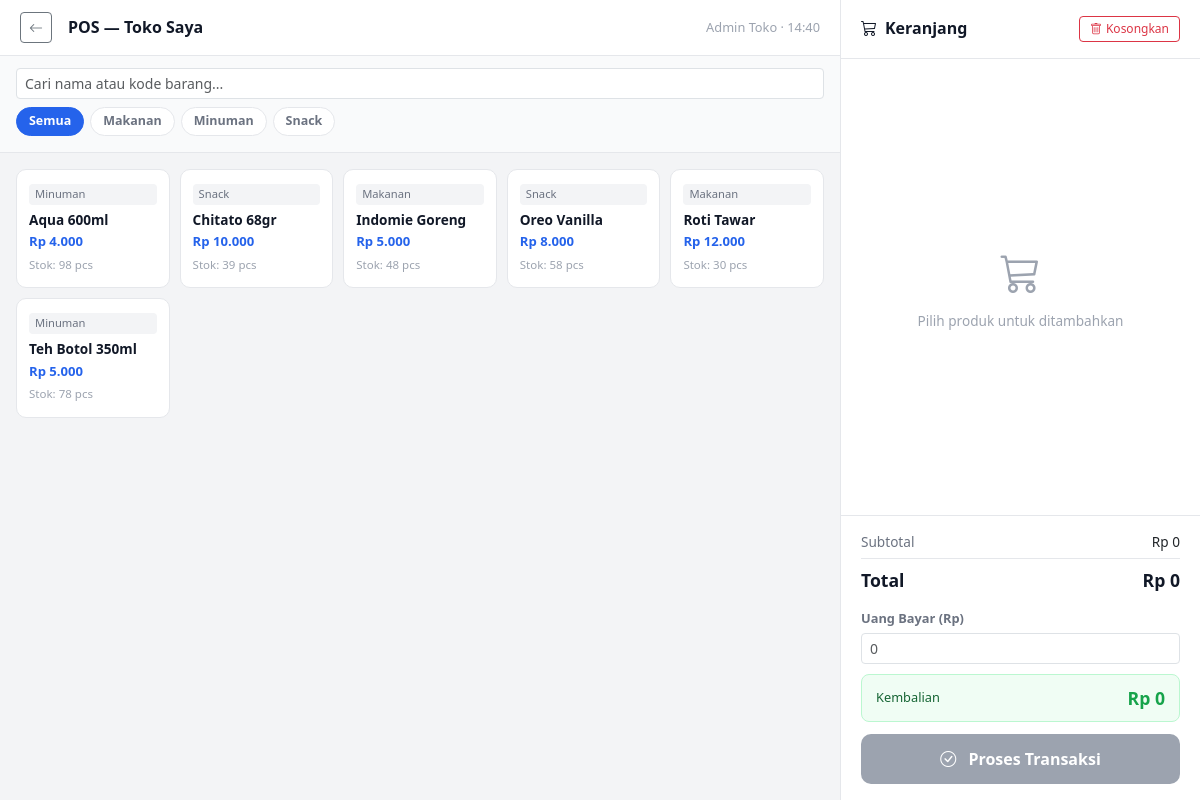
/kasir/pos/index.php (signed in), run on the app's committed database.
### tables this page shows
CREATE TABLE `profil_usaha` (
  `id` int(10) UNSIGNED NOT NULL,
  `user_id` int(10) UNSIGNED NOT NULL,
  `nama_toko` varchar(150) NOT NULL,
  `bidang_usaha` varchar(100) NOT NULL,
  `lama_beroperasi` int(11) NOT NULL DEFAULT 0 COMMENT 'dalam tahun',
  `provinsi` varchar(100) NOT NULL,
  `kota` varchar(100) NOT NULL,
  `kecamatan` varchar(100) NOT NULL,
  `created_at` timestamp NOT NULL DEFAULT current_timestamp()
);

CREATE TABLE `kategori_barang` (
  `id` int(10) UNSIGNED NOT NULL,
  `user_id` int(10) UNSIGNED NOT NULL COMMENT 'superadmin yang buat',
  `nama` varchar(100) NOT NULL,
  `created_at` timestamp NOT NULL DEFAULT current_timestamp()
);

CREATE TABLE `barang` (
  `id` int(10) UNSIGNED NOT NULL,
  `user_id` int(10) UNSIGNED NOT NULL COMMENT 'superadmin yang input',
  `kategori_id` int(10) UNSIGNED DEFAULT NULL,
  `supplier_id` int(10) UNSIGNED DEFAULT NULL,
  `kode_barang` varchar(50) NOT NULL,
  `nama_barang` varchar(200) NOT NULL,
  `satuan` varchar(30) NOT NULL DEFAULT 'pcs' COMMENT 'pcs, kg, liter, dll',
  `harga_beli` decimal(15,2) NOT NULL DEFAULT 0.00,
  `harga_jual` decimal(15,2) NOT NULL DEFAULT 0.00,
  `stok` int(11) NOT NULL DEFAULT 0 COMMENT 'sisa stok realtime',
  `stok_minimal` int(11) NOT NULL DEFAULT 5 COMMENT 'batas alert stok menipis',
  `tanggal_masuk` date DEFAULT NULL COMMENT 'tanggal pertama kali produk masuk',
  `created_at` timestamp NOT NULL DEFAULT current_timestamp()
);

### includes/auth_check.php (called while the page is built, shortened)
<?php
function userLogin() {
    return [
        'id'    => $_SESSION['user_id']   ?? null,
        'nama'  => $_SESSION['nama']      ?? '',
        'email' => $_SESSION['email']     ?? '',
        'role'  => $_SESSION['role']      ?? '',
        'foto'  => $_SESSION['foto']      ?? null,
    ];
}
?>

### includes/functions.php (called while the page is built, shortened)
<?php
function formatRupiah($angka) {
    return 'Rp ' . number_format($angka, 0, ',', '.');
}
?>

### kasir/pos/index.php (the view, shortened to what this page needs)
<?php
require_once '../../includes/db.php';
require_once '../../includes/functions.php';
require_once '../../includes/auth_check.php';
$user = userLogin();
$barang_list = $pdo->query(
    "SELECT b.*, k.nama as kategori
     FROM barang b
     LEFT JOIN kategori_barang k ON b.kategori_id = k.id
     WHERE b.stok > 0
     ORDER BY b.nama_barang ASC"
)->fetchAll();
$kategoris = $pdo->query(
    "SELECT * FROM kategori_barang ORDER BY nama"
)->fetchAll();
$profil = $pdo->query("SELECT * FROM profil_usaha LIMIT 1")->fetch();
?>
<!DOCTYPE html>
<html lang="id">
<head>
    <link rel="stylesheet" href="https://cdn.jsdelivr.net/npm/bootstrap@5.3.0/dist/css/bootstrap.min.css">
    <link rel="stylesheet" href="https://cdn.jsdelivr.net/npm/bootstrap-icons@1.11.0/font/bootstrap-icons.css">
    <link rel="stylesheet" href="../../assets/css/kasir/pos/style.css">
</head>
<body>
<div class="pos-wrap">
    <div class="pos-left">
        <div class="pos-topbar">
            <div class="d-flex align-items-center gap-3">
                <a href="../dashboard.php" class="btn btn-sm btn-outline-secondary">
                    <i class="bi bi-arrow-left"></i>
                </a>
                <h6>POS — <?= htmlspecialchars($profil['nama_toko'] ?? 'Kasir') ?></h6>
            </div>
            <div style="font-size:.8rem;color:#9ca3af">
                <?= htmlspecialchars($user['nama']) ?> &middot;
                <?= date('H:i') ?>
            </div>
        </div>
        <div class="pos-filter">
            <input type="text" id="searchProduk"
                   class="form-control form-control-sm"
                   placeholder="Cari nama atau kode barang..."
                   oninput="filterProduk()">
            <div class="kat-tabs">
                <div class="kat-tab active" onclick="filterKat('', this)">
                    Semua
                </div>
                <?php foreach ($kategoris as $k): ?>
                <div class="kat-tab" onclick="filterKat('<?= $k['id'] ?>', this)">
                    <?= htmlspecialchars($k['nama']) ?>
                </div>
                <?php endforeach; ?>
            </div>
        </div>
        <div class="produk-scroll">
            <div class="produk-grid" id="produkGrid">
                <?php foreach ($barang_list as $b): ?>
                <div class="produk-card <?= $b['stok'] == 0 ? 'habis' : '' ?>"
                     data-id="<?= $b['id'] ?>"
                     data-nama="<?= htmlspecialchars($b['nama_barang']) ?>"
                     data-harga="<?= $b['harga_jual'] ?>"
                     data-harga-beli="<?= $b['harga_beli'] ?>"
                     data-stok="<?= $b['stok'] ?>"
                     data-satuan="<?= htmlspecialchars($b['satuan']) ?>"
                     data-kat="<?= $b['kategori_id'] ?>"
                     onclick="tambahKeKeranjang(this)">
                    <?php if ($b['kategori']): ?>
                    <span class="produk-kat"><?= htmlspecialchars($b['kategori']) ?></span>
                    <?php endif; ?>
                    <div class="produk-nama"><?= htmlspecialchars($b['nama_barang']) ?></div>
                    <div class="produk-harga"><?= formatRupiah($b['harga_jual']) ?></div>
                    <div class="produk-stok">
                        Stok: <?= number_format($b['stok']) ?> <?= htmlspecialchars($b['satuan']) ?>
                    </div>
                </div>
                <?php endforeach; ?>
            </div>
        </div>
    </div>
    <div class="pos-right">
        <div class="keranjang-head">
            <h6><i class="bi bi-cart3 me-2"></i>Keranjang</h6>
            <button onclick="kosongkanKeranjang()"
                    class="btn btn-sm btn-outline-danger"
                    style="font-size:.75rem;padding:3px 10px">
                <i class="bi bi-trash me-1"></i>Kosongkan
            </button>
        </div>
        <div class="keranjang-scroll" id="keranjangList">
            <div class="keranjang-empty" id="keranjangEmpty">
                <i class="bi bi-cart3" style="font-size:2.5rem"></i>
                <span>Pilih produk untuk ditambahkan</span>
            </div>
        </div>
        <div class="keranjang-footer">
            <div class="total-row">
                <span style="color:#6b7280">Subtotal</span>
                <span id="subtotalDisplay">Rp 0</span>
            </div>
            <div class="total-row grand">
                <span>Total</span>
                <span id="totalDisplay">Rp 0</span>
            </div>
            <div class="bayar-input">
                <label>Uang Bayar (Rp)</label>
                <input type="number" id="inputBayar"
                       class="form-control form-control-sm"
                       min="0" placeholder="0"
                       oninput="hitungKembalian()">
            </div>
            <div class="kembalian-box">
                <span class="label">Kembalian</span>
                <span class="val" id="kembalianDisplay">Rp 0</span>
            </div>
            <button class="btn-bayar" id="btnBayar"
                    onclick="prosesTransaksi()" disabled>
                <i class="bi bi-check-circle me-2"></i>
                Proses Transaksi
            </button>
        </div>
    </div>
</div>
</body>
</html>

### assets/css/kasir/pos/style.css (style rules this page uses)
:root { --primary: #2563eb; --primary-dark: #1d4ed8; }
* { box-sizing: border-box; }
body { background: #f3f4f6; font-family: "Segoe UI", sans-serif; height: 100vh; overflow: hidden; }
.pos-wrap { display: flex; height: 100vh; }
.pos-left { flex: 1; display: flex; flex-direction: column; overflow: hidden; }
.pos-right { width: 360px; background: #fff; border-left: 1px solid #e5e7eb; display: flex; flex-direction: column; flex-shrink: 0; }
.pos-topbar { background: #fff; border-bottom: 1px solid #e5e7eb; padding: 12px 20px; display: flex; align-items: center; justify-content: space-between; flex-shrink: 0; }
.pos-topbar h6 { margin: 0; font-weight: 700; font-size: 1rem; color: #111827; }
.pos-filter { padding: 12px 16px; background: #f9fafb; border-bottom: 1px solid #e5e7eb; flex-shrink: 0; }
.kat-tabs { display: flex; gap: 6px; overflow-x: auto; padding-bottom: 4px; margin-top: 8px; }
.kat-tab { padding: 4px 12px; border-radius: 20px; font-size: 0.78rem; font-weight: 600; white-space: nowrap; cursor: pointer; border: 1px solid #e5e7eb; background: #fff; color: #6b7280; transition: all 0.15s; }
.kat-tab.active, .kat-tab:hover { background: var(--primary); color: #fff; border-color: var(--primary); }
.produk-scroll { flex: 1; overflow-y: auto; padding: 16px; }
.produk-grid { display: grid; grid-template-columns: repeat(auto-fill, minmax(140px, 1fr)); gap: 10px; }
.produk-card { background: #fff; border: 1px solid #e5e7eb; border-radius: 10px; padding: 14px 12px; cursor: pointer; transition: all 0.15s; display: flex; flex-direction: column; gap: 4px; }
.produk-nama { font-weight: 600; font-size: 0.85rem; color: #111827; line-height: 1.3; }
.produk-harga { font-size: 0.82rem; color: var(--primary); font-weight: 700; }
.produk-stok { font-size: 0.72rem; color: #9ca3af; }
.produk-kat { font-size: 0.7rem; background: #f3f4f6; color: #6b7280; padding: 2px 6px; border-radius: 4px; display: inline-block; margin-bottom: 2px; }
.keranjang-head { padding: 16px 20px; border-bottom: 1px solid #e5e7eb; display: flex; align-items: center; justify-content: space-between; }
.keranjang-head h6 { margin: 0; font-weight: 700; color: #111827; }
.keranjang-scroll { flex: 1; overflow-y: auto; padding: 12px 16px; }
.keranjang-empty { display: flex; flex-direction: column; align-items: center; justify-content: center; height: 100%; color: #9ca3af; font-size: 0.85rem; gap: 8px; }
.keranjang-footer { border-top: 1px solid #e5e7eb; padding: 16px 20px; }
.total-row { display: flex; justify-content: space-between; margin-bottom: 6px; font-size: 0.85rem; }
.total-row.grand { font-size: 1.1rem; font-weight: 700; color: #111827; border-top: 1px solid #e5e7eb; padding-top: 8px; margin-top: 4px; }
.bayar-input { margin-top: 12px; }
.bayar-input label { font-size: 0.8rem; font-weight: 600; color: #6b7280; margin-bottom: 4px; }
.kembalian-box { background: #f0fdf4; border: 1px solid #bbf7d0; border-radius: 8px; padding: 10px 14px; margin-top: 10px; display: flex; justify-content: space-between; align-items: center; }
.kembalian-box .label { font-size: 0.8rem; color: #166534; }
.kembalian-box .val { font-size: 1.1rem; font-weight: 700; color: #16a34a; }
.btn-bayar { width: 100%; padding: 13px; border-radius: 10px; background: var(--primary); color: #fff; font-weight: 700; font-size: 1rem; border: none; margin-top: 12px; transition: background 0.2s; cursor: pointer; }
.btn-bayar:disabled { background: #9ca3af; cursor: not-allowed; }

### data on the page
profil_usaha: nama_toko "Toko Saya"
kategori_barang: nama "Makanan"
kategori_barang: nama "Minuman"
kategori_barang: nama "Snack"
barang: kategori.nama "Minuman", nama_barang "Aqua 600ml", harga_jual "Rp 4.000", stok "98", satuan "pcs"
barang: kategori.nama "Snack", nama_barang "Chitato 68gr", harga_jual "Rp 10.000", stok "39", satuan "pcs"
barang: kategori.nama "Makanan", nama_barang "Indomie Goreng", harga_jual "Rp 5.000", stok "48", satuan "pcs"
barang: kategori.nama "Snack", nama_barang "Oreo Vanilla", harga_jual "Rp 8.000", stok "58", satuan "pcs"
barang: kategori.nama "Makanan", nama_barang "Roti Tawar", harga_jual "Rp 12.000", stok "30", satuan "pcs"
barang: kategori.nama "Minuman", nama_barang "Teh Botol 350ml", harga_jual "Rp 5.000", stok "78", satuan "pcs"

### other printed values
$user['nama'] "Admin Toko"
